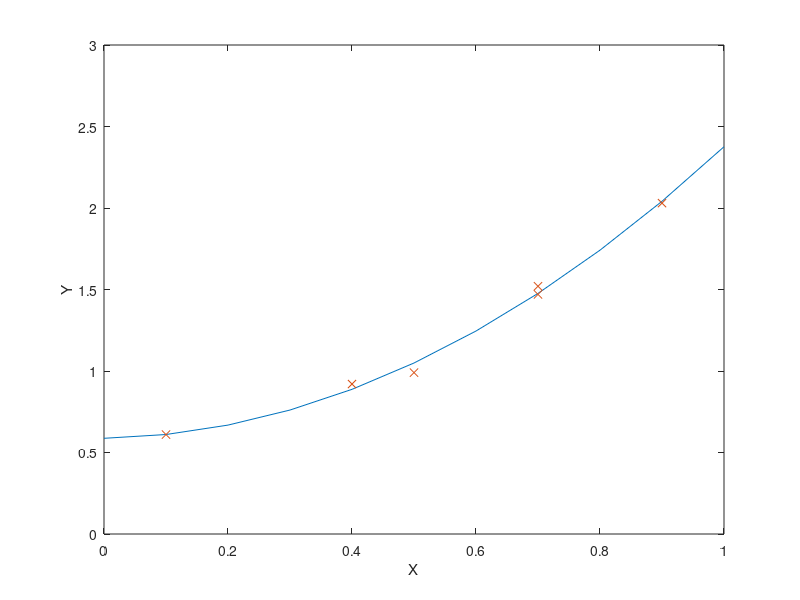

The MATLAB script that drew this image:
% f8_4 same as L8_2  
% Copyright S. Nakamura, 1995
set(gcf, 'NumberTitle','off','Name', 'Figure 8.4; List 8.2')

clear, clf, hold off
x = [0.1, 0.4, 0.5, 0.7, 0.7, 0.9]';  
y = [0.61, 0.92, 0.99, 1.52, 1.47, 2.03]';
cc = polyfit(x,y,2);
xx = 0:0.1:1;
yy = polyval(cc,xx);
plot(xx,yy); hold on
plot(x,y,'x')
axis([0, 1, 0, 3])
xlabel('X')
ylabel('Y')
